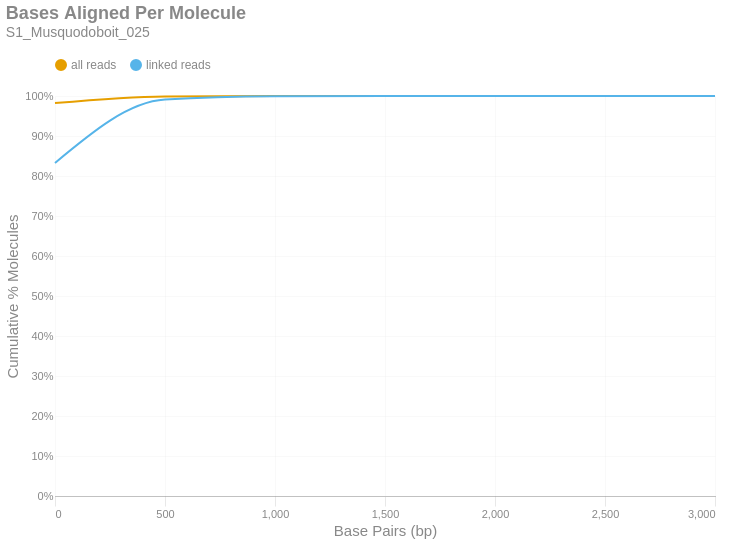

Source (notebook cell):
### Markdown cell above
### Bases Aligned Per Molecule
This is a cumulative frequency distribution showing the number of base pairs aligned per unique molecule. These data are shown in 500 bp bins. There are two distributions: one with `all reads` (yellow) and another with only `linked reads` (blue). The percent of molecules in the `linked reads` distribution is relative to the total number of linked molecules.

### Code cell
if SKIPLR:
    print_html(f"Skipped")
else:
    binned_df = consolidated_hist(valids['aligned_bp'], mask, 500, True)
    with SafeRender(binned_df):
        (
            density_plot(binned_df, 'Bases Aligned Per Molecule', samplename, 'basesper')
            .encode(
                x=alt.X('bin:Q', title="Base Pairs (bp)").axis(tickMinStep=500).scale(padding=0),
                y=alt.Y('value:Q', title='Cumulative % Molecules')
                    .axis(format='%')
                    .scale(domain = [0,1])
                    .stack(False),
                color=alt.Color("key:N").scale(domain = ["all reads", "linked reads"]),
                tooltip = [
                    alt.Tooltip("key:N", title = "Data Type"),
                    alt.Tooltip("range_label:N", title="Bases Aligned Per Molecule"),
                    alt.Tooltip("value:Q", format = ".2%", title="% Molecules (Cum.)")
                ]
            )
        ).display()

### Figure 1 — Vega-Lite specification as saved in the notebook (floating-point values rounded to 4 significant figures)
{"width": "container", "height": 400, "config": {"title": {"anchor": "start", "dy": -15, "fontSize": 18, "color": "#888888", "subtitleColor": "#888888", "subtitleFontSize": 14}, "arc": {"fill": "#0072B2"}, "axis": {"domainColor": "#888888", "domainWidth": 0.5, "gridWidth": 0.2, "grid": false, "titleFontWeight": 400, "titleFontSize": 15, "labelFontSize": 11, "labelColor": "#888888", "tickColor": "#888888", "tickWidth": 0.2, "titleColor": "#888888"}, "axisBand": {"grid": false}, "axisX": {"grid": true, "tickSize": 10, "domainCap": "round"}, "axisY": {"domain": false, "grid": true, "tickSize": 0, "domainCap": "round"}, "background": "transparent", "header": {"labelFontSize": 15, "labelColor": "#888888", "titleFontSize": 15, "titleFontWeight": 600, "titleColor": "#888888"}, "legend": {"labelFont": "sans-serif", "labelFontSize": 12, "labelColor": "#888888", "symbolSize": 100, "symbolType": "circle", "titleFontSize": 12, "titlePadding": 10, "titleColor": "#888888", "title": null, "orient": "top"}, "range": {"category": ["#E69F00", "#56B4E9", "#009E73", "#F0E442", "#0072B2", "#D55E00", "#CC79A7", "#000000"], "diverging": ["#cfe8f3", "#a2d4ec", "#73bfe2", "#46abdb", "#1696d2", "#12719e"]}, "area": {"fill": "#0072B2", "fillOpacity": 0.7, "line": true, "strokeOpacity": 0.7}, "line": {"color": "#0072B2", "stroke": "#0072B2", "strokeWidth": 2}, "trail": {"color": "#0072B2", "stroke": "#0072B2", "strokeWidth": 0, "size": 1}, "point": {"filled": true, "fillOpacity": 1.0, "size": 95}, "text": {"color": "#888888", "fontSize": 11, "align": "right", "fontWeight": 400, "size": 11}, "bar": {"fill": "#0072B2", "stroke": null}, "view": {"stroke": null, "continuousWidth": 660, "continuousHeight": 400}}, "data": {"name": "data-277269ae29e8dab8cf38cb2e2c62cd24"}, "mark": {"type": "line", "interpolate": "monotone", "point": {"opacity": 0, "size": 275}}, "encoding": {"color": {"field": "key", "scale": {"domain": ["all reads", "linked reads"]}, "type": "nominal"}, "tooltip": [{"field": "key", "title": "Data Type", "type": "nominal"}, {"field": "range_label", "title": "Bases Aligned Per Molecule", "type": "nominal"}, {"field": "value", "format": ".2%", "title": "% Molecules (Cum.)", "type": "quantitative"}], "x": {"axis": {"tickMinStep": 500}, "field": "bin", "scale": {"padding": 0}, "title": "Base Pairs (bp)", "type": "quantitative"}, "y": {"axis": {"format": "%"}, "field": "value", "scale": {"domain": [0, 1]}, "stack": false, "title": "Cumulative % Molecules", "type": "quantitative"}}, "params": [{"name": "param_c36ac31b6afebe62", "select": {"type": "point", "fields": ["key"]}, "bind": "legend"}], "title": {"text": "Bases Aligned Per Molecule", "subtitle": "S1_Musquodoboit_025"}, "transform": [{"fold": ["all reads (cumsum)", "linked reads (cumsum)"]}, {"calculate": "replace(datum.key, ' (cumsum)', '')", "as": "key"}, {"filter": {"param": "param_c36ac31b6afebe62"}}], "usermeta": {"embedOptions": {"downloadFileName": "S1_Musquodoboit_025.basesper"}}, "$schema": "https://vega.github.io/schema/vega-lite/v6.1.0.json", "datasets": {"data-277269ae29e8dab8cf38cb2e2c62cd24": [{"bin": "0.0", "interval": "0.0-500.0", "all reads": 0.9822, "linked reads": 0.8328, "all reads (cumsum)": 0.9822, "linked reads (cumsum)": 0.8328, "range_label": "0-499"}, {"bin": "500.0", "interval": "500.0-1000.0", "all reads": 0.01683, "linked reads": 0.1582, "all reads (cumsum)": 0.9991, "linked reads (cumsum)": 0.991, "range_label": "500-999"}, {"bin": "1000.0", "interval": "1000.0-1500.0", "all reads": 0.0008599, "linked reads": 0.008152, "all reads (cumsum)": 0.9999, "linked reads (cumsum)": 0.9991, "range_label": "1000-1499"}, {"bin": "1500.0", "interval": "1500.0-2000.0", "all reads": 7.763e-05, "linked reads": 0.0007484, "all reads (cumsum)": 1.0, "linked reads (cumsum)": 0.9999, "range_label": "1500-1999"}, {"bin": "2000.0", "interval": "2000.0-2500.0", "all reads": 1.076e-05, "linked reads": 0.0001045, "all reads (cumsum)": 1.0, "linked reads (cumsum)": 1.0, "range_label": "2000-2499"}, {"bin": "2500.0", "interval": "2500.0-3000.0", "all reads": 9.78e-07, "linked reads": 9.503e-06, "all reads (cumsum)": 1.0, "linked reads (cumsum)": 1.0, "range_label": "2500-2999"}, {"bin": "3000.0", "interval": "3000.0-3500.0", "all reads": 3.667e-07, "linked reads": 3.564e-06, "all reads (cumsum)": 1.0, "linked reads (cumsum)": 1.0, "range_label": "3000-3499"}]}}
